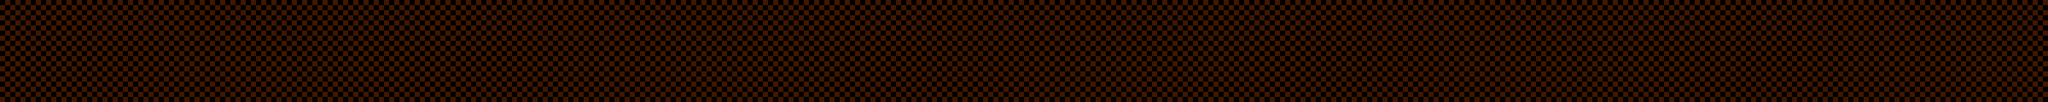

Tiled map render using the project's own tile images. Description and the whole map definition, tile-layer contents included, below:
An orthogonal 200x10 tile map with 32x32 px tiles, 1 tile layer (Tile Layer 1), 3 tilesets.

<map version="1.5" tiledversion="1.6.0" orientation="orthogonal" renderorder="right-down" width="200" height="10" tilewidth="32" tileheight="32" infinite="0" nextlayerid="2" nextobjectid="1">
 <tileset firstgid="1" name="sky1" tilewidth="32" tileheight="32" tilecount="4" columns="2">
  <image source="sky1.png" width="64" height="64" />
 </tileset>
 <tileset firstgid="5" name="sky2" tilewidth="32" tileheight="32" tilecount="4" columns="2">
  <image source="sky2.png" width="64" height="64" />
 </tileset>
 <tileset firstgid="9" name="dirt1" tilewidth="32" tileheight="32" tilecount="4" columns="2">
  <image source="dirt1.png" width="64" height="64" />
 </tileset>
 <layer id="1" name="Tile Layer 1" width="200" height="10">
  <data encoding="csv">
11,9,9,11,9,12,10,12,12,10,10,11,10,12,10,11,12,9,11,12,10,10,9,10,11,10,10,11,9,12,12,11,11,9,11,12,10,9,9,12,11,11,10,11,11,10,11,12,10,11,11,11,10,9,11,11,10,9,9,12,12,9,12,11,12,10,9,10,11,12,10,9,9,12,10,10,10,12,9,11,11,9,12,10,11,11,10,9,12,9,11,11,11,9,10,11,10,11,9,9,10,11,10,11,11,12,11,9,9,11,11,9,9,12,11,9,12,12,12,10,10,9,9,10,10,10,12,12,12,11,11,11,12,11,9,10,9,9,12,11,9,12,11,11,12,11,12,11,10,10,11,9,12,11,10,9,11,12,9,9,12,10,11,12,12,12,11,12,9,12,9,12,11,12,9,10,10,10,12,12,12,9,10,10,11,10,10,9,9,11,9,11,12,9,11,9,9,9,12,11,
12,10,9,9,11,12,10,9,9,12,11,10,9,10,12,9,11,9,9,10,12,10,9,10,12,9,11,11,9,10,11,12,9,9,12,10,9,10,12,9,9,10,12,10,9,12,12,12,10,11,12,10,10,9,9,12,9,11,11,11,10,10,12,10,10,11,9,11,12,12,11,10,10,9,12,10,12,10,11,10,12,12,9,11,11,12,11,12,10,10,12,11,11,9,12,12,10,10,9,12,10,11,12,9,12,11,10,12,10,10,10,11,11,12,10,12,9,9,12,12,10,10,11,11,10,9,10,12,12,11,10,12,12,9,12,11,12,10,12,11,12,9,10,11,10,11,10,12,11,10,11,10,9,10,9,11,10,9,11,9,12,11,12,11,10,11,10,11,10,11,10,11,9,12,10,11,10,11,9,9,9,9,9,10,12,11,11,11,10,9,12,12,10,10,11,10,11,10,11,11,
11,12,10,12,10,9,11,11,10,12,12,12,9,11,10,11,12,9,10,11,9,9,11,10,11,10,11,12,11,12,11,10,9,9,11,9,12,12,9,9,12,12,10,9,11,10,9,12,12,10,10,11,9,10,12,11,11,12,11,12,10,11,9,10,11,12,9,9,10,12,12,9,9,12,12,10,9,11,9,9,12,9,9,12,11,9,11,11,11,12,9,9,12,9,10,11,9,9,10,11,10,10,9,9,10,12,9,12,9,11,12,9,11,9,12,12,10,12,12,10,9,10,11,11,12,10,10,12,11,12,10,10,10,10,10,10,11,10,9,12,11,9,11,10,11,12,12,10,12,11,9,11,9,11,12,9,11,9,12,10,12,9,11,9,12,10,12,12,12,12,12,12,9,10,11,10,10,9,10,11,12,11,10,9,10,12,10,11,10,9,12,10,9,12,12,9,10,9,12,11,
10,11,10,9,10,10,10,11,9,10,9,10,11,11,9,10,12,12,9,11,12,10,9,9,11,12,9,9,11,9,9,10,12,11,12,9,12,12,12,10,12,12,10,12,11,9,11,9,11,11,10,11,12,12,9,11,12,10,9,9,11,9,10,11,11,10,10,11,12,10,9,12,11,12,11,9,10,10,10,12,12,12,12,11,9,11,12,9,11,12,10,9,10,12,11,10,10,12,9,9,11,11,9,11,10,10,9,12,10,11,10,11,12,11,11,12,10,10,12,10,12,10,11,11,11,12,10,10,12,10,11,12,12,11,10,9,9,11,10,12,11,9,9,10,11,10,12,12,11,9,11,11,12,11,9,9,9,12,9,12,10,11,12,12,9,9,12,11,12,11,12,11,11,9,12,9,9,10,10,9,11,11,11,12,9,10,11,10,9,11,10,12,9,11,10,10,11,10,12,9,
11,9,9,9,9,9,10,9,12,10,10,11,10,9,10,12,11,12,10,9,11,12,11,12,9,10,10,9,10,10,12,9,9,10,9,10,9,9,11,9,11,12,9,9,11,9,10,11,10,11,9,11,12,12,12,12,9,10,12,12,10,10,10,12,12,10,9,12,11,10,10,9,12,12,11,10,9,11,12,9,10,11,9,9,11,11,10,11,10,10,10,11,11,9,10,11,12,12,12,11,11,10,11,10,9,10,10,12,10,10,10,10,11,9,11,9,9,9,11,11,10,10,11,12,12,12,12,11,9,11,12,11,9,9,10,11,11,11,11,10,11,11,10,11,11,12,10,11,9,11,10,11,12,9,10,10,10,9,11,9,9,10,12,10,10,12,12,9,9,11,10,9,11,10,10,11,9,12,11,12,10,9,10,12,10,11,11,11,12,11,10,10,9,11,10,12,11,12,9,10,
10,11,12,9,12,11,12,11,10,12,11,10,9,9,12,10,10,11,10,9,10,9,9,10,10,11,9,10,12,12,9,10,11,9,9,12,10,10,9,10,9,12,11,11,9,12,10,10,12,11,10,12,12,11,10,10,9,9,12,9,9,11,12,10,10,10,9,10,9,9,12,12,12,9,12,10,9,12,9,12,11,9,12,11,11,11,10,9,10,10,9,10,9,9,11,11,9,12,11,12,10,10,11,12,9,9,12,9,12,11,10,12,9,11,11,11,10,11,11,12,12,10,9,12,12,12,10,10,12,10,9,12,9,9,9,9,12,9,9,11,9,9,11,11,11,10,10,12,11,12,9,9,12,12,12,9,11,10,9,12,11,11,12,12,9,12,9,10,12,10,9,10,10,9,12,11,12,10,10,11,11,11,11,10,9,11,11,10,11,10,10,11,11,12,9,10,10,11,11,9,
9,11,11,10,10,12,10,11,10,9,11,12,12,12,12,10,10,9,9,12,12,9,9,10,10,10,10,9,10,10,12,12,11,10,11,11,9,11,11,9,11,9,11,11,9,11,9,11,12,9,10,9,12,11,10,10,12,10,10,11,11,10,9,9,11,10,12,12,11,10,9,11,9,10,11,10,10,10,12,12,12,9,11,11,10,12,11,10,9,11,9,9,11,9,9,11,11,12,10,12,10,11,12,9,12,10,10,9,10,11,10,10,10,10,11,11,9,12,12,9,9,10,12,12,10,10,9,11,9,9,9,11,11,12,11,9,10,11,9,11,10,11,12,10,12,9,11,11,11,12,10,11,12,9,10,11,12,9,10,12,9,11,10,10,11,9,11,9,12,9,10,11,12,9,10,9,12,11,10,9,10,12,9,10,9,9,11,10,12,9,10,10,9,11,12,11,10,10,12,11,
10,11,10,9,12,11,9,11,10,9,12,12,10,10,12,10,11,9,10,9,12,9,11,11,12,12,10,11,9,10,11,10,12,11,11,11,10,10,9,11,10,10,9,11,10,11,11,10,11,9,11,9,12,10,10,9,11,9,10,9,12,9,9,11,12,10,11,10,11,10,10,9,10,10,11,9,9,9,10,9,10,10,10,12,10,10,9,10,11,11,11,11,9,9,10,11,10,10,10,11,9,9,12,11,10,11,12,10,11,10,12,11,10,12,11,11,10,11,12,12,10,10,12,9,11,12,9,12,11,11,9,12,10,9,12,11,11,11,12,11,9,10,12,10,12,11,9,10,9,10,10,9,12,11,9,11,11,12,12,10,10,12,12,11,11,12,11,10,12,10,11,12,10,9,10,9,9,11,9,11,9,10,12,10,10,11,9,9,12,9,10,12,12,10,10,9,9,10,11,11,
9,10,12,9,10,11,10,10,10,9,9,12,11,9,11,9,12,10,10,10,9,11,9,11,10,10,12,10,9,9,12,9,9,12,10,12,12,12,11,9,12,10,10,10,12,12,9,11,11,11,12,9,12,10,10,9,12,12,10,10,12,12,10,10,9,11,10,10,10,10,12,11,11,9,10,9,9,10,10,12,10,12,12,9,10,11,9,11,10,11,11,12,10,9,9,12,10,11,10,10,12,12,11,12,9,11,10,10,9,10,12,12,9,12,10,12,9,10,10,11,9,10,12,11,12,10,9,9,12,12,11,12,9,12,9,12,10,9,9,10,12,12,11,10,11,12,9,11,11,12,9,10,9,11,9,11,11,9,10,11,11,10,10,11,9,12,11,9,12,10,11,12,11,9,10,9,11,9,9,9,12,12,9,12,10,10,12,12,9,10,12,9,10,11,12,10,11,12,9,11,
10,10,9,12,12,11,10,10,9,12,11,10,11,10,12,12,12,10,10,11,10,9,12,10,11,9,12,10,9,10,12,10,9,11,10,10,9,11,10,11,12,9,10,9,11,10,11,12,9,10,12,11,11,10,11,11,9,10,10,11,11,11,12,11,10,10,10,12,10,11,10,12,11,11,10,9,11,9,10,12,12,9,10,11,12,12,11,10,12,11,10,11,9,10,10,12,11,9,9,11,12,9,9,12,12,9,12,12,9,9,10,10,10,12,10,9,10,11,10,9,9,12,12,12,9,10,12,10,10,9,11,10,10,9,10,9,12,11,12,9,9,9,12,10,10,10,11,11,12,11,12,9,9,9,11,9,12,11,9,9,11,10,10,12,11,11,11,10,10,9,10,9,11,11,9,9,11,12,12,12,10,12,10,12,10,10,12,9,11,10,11,9,9,10,10,12,10,10,10,12
</data>
 </layer>
</map>
